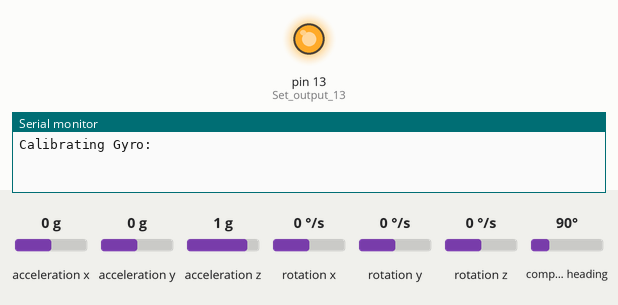
Simulated run of this sketch. Board: Arduino Uno, built with avr-gcc and run on an emulated ATmega328P. Parts: output pins drawn as LEDs (lit = HIGH), the last lines printed to the serial monitor. Wiring (inferred from the names in the program): MPU-6050 motion sensor at I2C address 0x68. Inputs (shaded band) come from the test bench; at power-on: rotation y 0 °/s, acceleration y 0 g, rotation x 0 °/s, acceleration x 0 g, acceleration z 1 g, rotation z 0 °/s, compass heading 90°.

Above: at 0.1 s.
At 10.7 s:
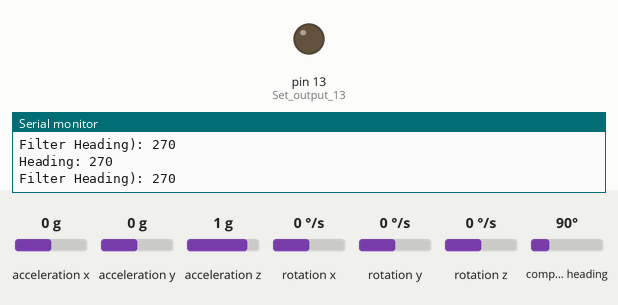
10.8 s: rotation y set to -192 °/s
13.8 s: acceleration y set to -1.4 g
16.8 s: rotation x set to 18 °/s
Timing chart, 0 to 19.8 s (numbered marks = the images above; inputs shaded):
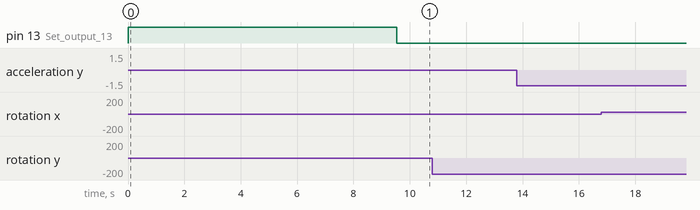

The sketch:

boat1.ino
```cpp
#include <Wire.h>
#include <QMC5883LCompass.h>
#include "MedianFilterLib2.h"

MedianFilter2<int> medianFilter(50); //Take 100 samples, 5 sec for reading to settle
QMC5883LCompass compass;

#define trueNorthOffset 10

//Compass variables
unsigned long previousMillis = 0;  // will store last time LED was updated
const long interval = 50;  // interval at which to blink (milliseconds)

//Declaring some global variables
int gyro_x, gyro_y, gyro_z;
long acc_x, acc_y, acc_z, acc_total_vector;
int temperature;
long gyro_x_cal, gyro_y_cal, gyro_z_cal;
long loop_timer;
float angle_pitch, angle_roll;
int angle_pitch_buffer, angle_roll_buffer;
boolean set_gyro_angles;
float angle_roll_acc, angle_pitch_acc;
float angPitch, angRoll;


void setup() {
  Wire.begin();                                                        //Start I2C as master
  Serial.begin(57600);                                               //Use only for debugging
  pinMode(13, OUTPUT);                                                 //Set output 13 (LED) as output
  setup_mpu_6050_registers();                                          //Setup the registers of the MPU-6050 (500dfs / +/-8g) and start the gyro
  digitalWrite(13, HIGH);                                              //Set digital output 13 high to indicate startup                                                       //Clear the LCD

  Serial.print("Calibrating Gyro: ");
  for (int cal_int = 0; cal_int < 2000 ; cal_int ++) {                 //Run this code 2000 times
    read_mpu_6050_data();                                              //Read the raw acc and gyro data from the MPU-6050
    gyro_x_cal += gyro_x;                                              //Add the gyro x-axis offset to the gyro_x_cal variable
    gyro_y_cal += gyro_y;                                              //Add the gyro y-axis offset to the gyro_y_cal variable
    gyro_z_cal += gyro_z;                                              //Add the gyro z-axis offset to the gyro_z_cal variable
    delay(3);                                                          //Delay 3us to simulate the 250Hz program loop
  }
  Serial.println("Finished");


  gyro_x_cal /= 2000;                                                  //Divide the gyro_x_cal variable by 2000 to get the avarage offset
  gyro_y_cal /= 2000;                                                  //Divide the gyro_y_cal variable by 2000 to get the avarage offset
  gyro_z_cal /= 2000;                                                  //Divide the gyro_z_cal variable by 2000 to get the avarage offset                                                //Print text to screen

  digitalWrite(13, LOW);                                               //All done, turn the LED off

  compass.init();
  //  compass.setCalibration(-667, 1600, -1155, 1162, -906, 1360);
  compass.setCalibration(-1291, 1951, -1572, 1642, -1302, 1796);    //Phils lab in air


  //compass.setSmoothing(5, true);

  loop_timer = micros();                                               //Reset the loop timer
}

void loop() {

  read_mpu_6050_data();                                                //Read the raw acc and gyro data from the MPU-6050

  gyro_x -= gyro_x_cal;                                                //Subtract the offset calibration value from the raw gyro_x value
  gyro_y -= gyro_y_cal;                                                //Subtract the offset calibration value from the raw gyro_y value
  gyro_z -= gyro_z_cal;                                                //Subtract the offset calibration value from the raw gyro_z value

  //Gyro angle calculations
  //0.0000611 = 1 / (250Hz / 65.5)
  angle_pitch += gyro_x * 0.0000611;                                   //Calculate the traveled pitch angle and add this to the angle_pitch variable
  angle_roll += gyro_y * 0.0000611;                                    //Calculate the traveled roll angle and add this to the angle_roll variable

  //0.000001066 = 0.0000611 * (3.142(PI) / 180degr) The Arduino sin function is in radians
  angle_pitch += angle_roll * sin(gyro_z * 0.000001066);               //If the IMU has yawed transfer the roll angle to the pitch angel
  angle_roll -= angle_pitch * sin(gyro_z * 0.000001066);               //If the IMU has yawed transfer the pitch angle to the roll angel

  //Accelerometer angle calculations
  acc_total_vector = sqrt((acc_x * acc_x) + (acc_y * acc_y) + (acc_z * acc_z)); //Calculate the total accelerometer vector
  //57.296 = 1 / (3.142 / 180) The Arduino asin function is in radians
  angle_pitch_acc = asin((float)acc_y / acc_total_vector) * 57.296;    //Calculate the pitch angle
  angle_roll_acc = asin((float)acc_x / acc_total_vector) * -57.296;    //Calculate the roll angle

  //Place the MPU-6050 spirit level and note the values in the following two lines for calibration
  angle_pitch_acc -= 0.0;                                              //Accelerometer calibration value for pitch
  angle_roll_acc -= 0.0;                                               //Accelerometer calibration value for roll

  if (set_gyro_angles) {                                               //If the IMU is already started
    angle_pitch = angle_pitch * 0.9996 + angle_pitch_acc * 0.0004;     //Correct the drift of the gyro pitch angle with the accelerometer pitch angle
    angle_roll = angle_roll * 0.9996 + angle_roll_acc * 0.0004;        //Correct the drift of the gyro roll angle with the accelerometer roll angle
  }
  else {                                                               //At first start
    angle_pitch = angle_pitch_acc;                                     //Set the gyro pitch angle equal to the accelerometer pitch angle
    angle_roll = angle_roll_acc;                                       //Set the gyro roll angle equal to the accelerometer roll angle
    set_gyro_angles = true;                                            //Set the IMU started flag
  }

  //To dampen the pitch and roll angles a complementary filter is used
  angPitch = angPitch * 0.9 + angle_pitch * 0.1;   //Take 90% of the output pitch value and add 10% of the raw pitch value
  angRoll = angRoll * 0.9 + angle_roll * 0.1;      //Take 90% of the output roll value and add 10% of the raw roll value


  while (micros() - loop_timer < 4000);                                //Wait until the loop_timer reaches 4000us (250Hz) before starting the next loop
  loop_timer = micros();                                               //Reset the loop timer


  //Compass code in here
  unsigned long currentMillis = millis();
  if (currentMillis - previousMillis >= interval) {
    previousMillis = currentMillis;
    int mX, mY, mZ;
    int angle;
    float angPitchMag, angRollMag;
    float compHeading;
    int compAngle, compFilteredAngle;

    //Align Pitch and roll to compass
    angPitchMag = -angPitch;  //Invert Pitch
    angRollMag = -angRoll;     //Roll is ok

    //Serial.print("Pitch: "); Serial.print(angPitchMag); Serial.print(",");
    //Serial.print("Roll: "); Serial.println(angRollMag);

    angPitchMag = angPitchMag * DEG_TO_RAD;
    angRollMag = angRollMag * DEG_TO_RAD;

    // Read compass values
    compass.read();
    // Return XYZ readings
    mX = compass.getX();
    mY = compass.getY();
    mZ = compass.getZ();

    mY = -mY;

    //Angle Compensation formula for pitch and roll
    float Xhorizontal = mX * cos(angPitchMag) + mY * sin(angRollMag) * sin(angPitchMag) - mZ * cos(angRollMag) * sin(angPitchMag);
    float Yhorizontal = mY * cos(angRollMag) + mZ * sin(angRollMag);


    compHeading = atan2(Yhorizontal, Xhorizontal);

    if (compHeading < 0)    compHeading += 2 * PI; // Correct for when signs are reversed.
    if (compHeading > 2 * PI) compHeading -= 2 * PI; // Correct for when heading exceeds 360-degree, especially when declination is included

    // Convert radians to degrees for readability.
    compAngle = int(compHeading * 180 / M_PI);

    compFilteredAngle = medianFilter.AddValue(compAngle);

    Serial.print("Heading: "); Serial.println(compAngle);
    Serial.print("Filter Heading): "); Serial.println(compFilteredAngle);
  }

}
void read_mpu_6050_data() {                                            //Subroutine for reading the raw gyro and accelerometer data
  Wire.beginTransmission(0x68);                                        //Start communicating with the MPU-6050
  Wire.write(0x3B);                                                    //Send the requested starting register
  Wire.endTransmission();                                              //End the transmission
  Wire.requestFrom(0x68, 14);                                          //Request 14 bytes from the MPU-6050
  while (Wire.available() < 14);                                       //Wait until all the bytes are received
  acc_x = Wire.read() << 8 | Wire.read();                              //Add the low and high byte to the acc_x variable
  acc_y = Wire.read() << 8 | Wire.read();                              //Add the low and high byte to the acc_y variable
  acc_z = Wire.read() << 8 | Wire.read();                              //Add the low and high byte to the acc_z variable
  temperature = Wire.read() << 8 | Wire.read();                        //Add the low and high byte to the temperature variable
  gyro_x = Wire.read() << 8 | Wire.read();                             //Add the low and high byte to the gyro_x variable
  gyro_y = Wire.read() << 8 | Wire.read();                             //Add the low and high byte to the gyro_y variable
  gyro_z = Wire.read() << 8 | Wire.read();                             //Add the low and high byte to the gyro_z variable

}

void setup_mpu_6050_registers() {
  //Activate the MPU-6050
  Wire.beginTransmission(0x68);                                        //Start communicating with the MPU-6050
  Wire.write(0x6B);                                                    //Send the requested starting register
  Wire.write(0x00);                                                    //Set the requested starting register
  Wire.endTransmission();                                              //End the transmission
  //Configure the accelerometer (+/-8g)
  Wire.beginTransmission(0x68);                                        //Start communicating with the MPU-6050
  Wire.write(0x1C);                                                    //Send the requested starting register
  Wire.write(0x10);                                                    //Set the requested starting register
  Wire.endTransmission();                                              //End the transmission
  //Configure the gyro (500dps full scale)
  Wire.beginTransmission(0x68);                                        //Start communicating with the MPU-6050
  Wire.write(0x1B);                                                    //Send the requested starting register
  Wire.write(0x08);                                                    //Set the requested starting register
  Wire.endTransmission();                                              //End the transmission
}
```
